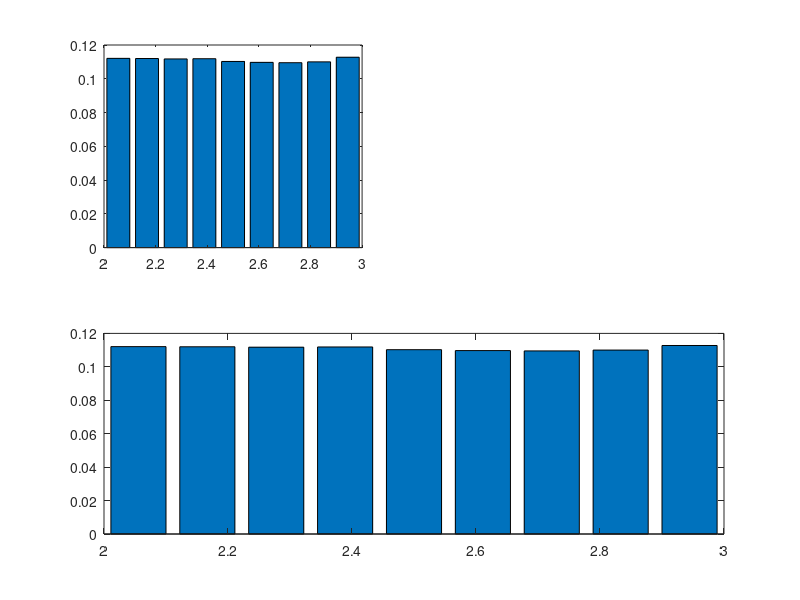

The MATLAB script that drew this image:
%Matlab program to plot uniformly distributed random variables.
%Histogram approach.

%%
% rand function structure: x= a + (b-a)*rand(r,c)
% Here r and c are the number of rows and columns of the randomly generated
% matrix, and a and b are the lower and upper limits of the random numbers
% to be generated respectively.
a=2;%lower limit
b=5;%upper limit
x=a+(b-a).*rand(1,20);%generates a 1x20 matrix of uniformly distributed random numbers between 2 and 5.


%%
%linspace(p,q,r) generated r linearly/equally spaced points between p and q in a vector 

k=linspace(1,10,10);
f=linspace(1,2,5);

%%
%Now we used the above functions to plot uniformly distributed random
%variables using Histogram approach.
a=2;b=3;N=100000;
x=a+(b-a).*rand(1,N);
nob=10;%Number of bins in Histogram
aa=linspace(a,b,nob);%linearly spaced vectors
count(size(aa))=0;%Initialising 10 counters to count the number of values randomly falling into the 
                  %respective ranges. Hence, between 10 numbers we need
                  %only 9 counters and we will omit the last usless counter
                  %while typing the loop!
% i:Bin Index; j:Index for Input random variable
for i=1:length(aa)-1 %bin index
    for j=1:length(x) %input Random Number Index
        if x(j)>=aa(i) && x(j)<aa(i+1)
            count(i)=count(i)+1;
        end
    end
    y(i)=(aa(i)+aa(i+1))/2;%for x-axis
end
subplot(221);
bar(y,count(1:end-1)/length(x))%We divide the count by N to get the 
                               %probability of the number falling in that range
                               
[bin val]=hist(x,y);%This is the histogram command which directly plots the histogram
subplot(212);
bar(y,bin/length(x));